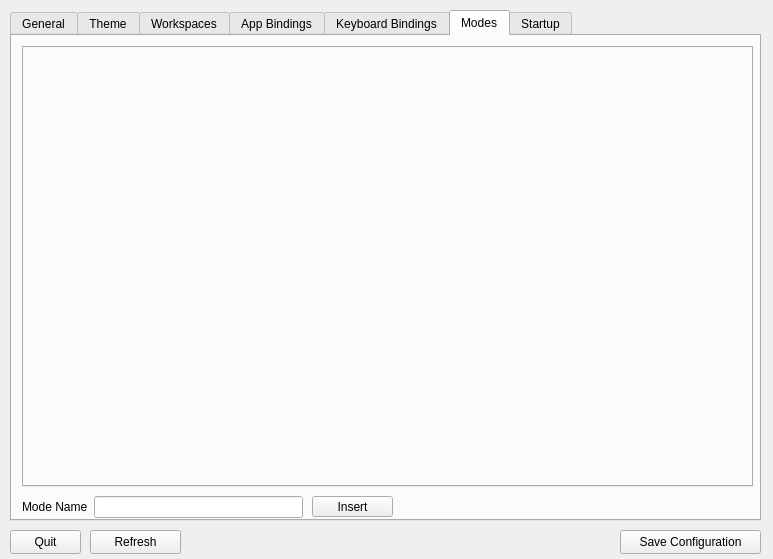
<?xml version="1.0" encoding="UTF-8"?>
<ui version="4.0">
 <class>MainWindow</class>
 <widget class="QMainWindow" name="MainWindow">
  <property name="windowModality">
   <enum>Qt::ApplicationModal</enum>
  </property>
  <property name="geometry">
   <rect>
    <x>0</x>
    <y>0</y>
    <width>773</width>
    <height>559</height>
   </rect>
  </property>
  <property name="windowTitle">
   <string>i3 Manager</string>
  </property>
  <widget class="QWidget" name="centralwidget">
   <widget class="QTabWidget" name="tabWidget">
    <property name="geometry">
     <rect>
      <x>10</x>
      <y>10</y>
      <width>751</width>
      <height>511</height>
     </rect>
    </property>
    <property name="currentIndex">
     <number>5</number>
    </property>
    <widget class="QWidget" name="tab">
     <attribute name="title">
      <string>General</string>
     </attribute>
     <widget class="QWidget" name="formLayoutWidget">
      <property name="geometry">
       <rect>
        <x>10</x>
        <y>340</y>
        <width>731</width>
        <height>141</height>
       </rect>
      </property>
      <layout class="QFormLayout" name="formLayout">
       <property name="fieldGrowthPolicy">
        <enum>QFormLayout::AllNonFixedFieldsGrow</enum>
       </property>
       <item row="1" column="1">
        <widget class="QComboBox" name="modKey">
         <item>
          <property name="text">
           <string>Alt</string>
          </property>
         </item>
         <item>
          <property name="text">
           <string>Super</string>
          </property>
         </item>
         <item>
          <property name="text">
           <string>CTRL</string>
          </property>
         </item>
         <item>
          <property name="text">
           <string>Shift</string>
          </property>
         </item>
        </widget>
       </item>
       <item row="1" column="0">
        <widget class="QLabel" name="label">
         <property name="text">
          <string>Modifier Key</string>
         </property>
        </widget>
       </item>
       <item row="2" column="0">
        <widget class="QLabel" name="label_2">
         <property name="text">
          <string>Floating Modifier</string>
         </property>
        </widget>
       </item>
       <item row="2" column="1">
        <widget class="QComboBox" name="floatingKey">
         <item>
          <property name="text">
           <string>Alt</string>
          </property>
         </item>
         <item>
          <property name="text">
           <string>Super</string>
          </property>
         </item>
         <item>
          <property name="text">
           <string>CTRL</string>
          </property>
         </item>
         <item>
          <property name="text">
           <string>Shift</string>
          </property>
         </item>
        </widget>
       </item>
       <item row="3" column="0">
        <widget class="QLabel" name="label_3">
         <property name="text">
          <string>Default Orientation</string>
         </property>
        </widget>
       </item>
       <item row="3" column="1">
        <widget class="QComboBox" name="orientation">
         <item>
          <property name="text">
           <string>Horizontal</string>
          </property>
         </item>
         <item>
          <property name="text">
           <string>Vertical</string>
          </property>
         </item>
         <item>
          <property name="text">
           <string>Auto</string>
          </property>
         </item>
        </widget>
       </item>
       <item row="4" column="0">
        <widget class="QLabel" name="label_4">
         <property name="text">
          <string>Workspace Layout</string>
         </property>
        </widget>
       </item>
       <item row="4" column="1">
        <widget class="QComboBox" name="workspaceLayout">
         <item>
          <property name="text">
           <string>Default</string>
          </property>
         </item>
         <item>
          <property name="text">
           <string>Tabbed</string>
          </property>
         </item>
         <item>
          <property name="text">
           <string>Stacking</string>
          </property>
         </item>
        </widget>
       </item>
       <item row="5" column="0">
        <widget class="QLabel" name="label_5">
         <property name="text">
          <string>Hide Edge Borders</string>
         </property>
        </widget>
       </item>
       <item row="5" column="1">
        <widget class="QComboBox" name="borders">
         <item>
          <property name="text">
           <string>None</string>
          </property>
         </item>
         <item>
          <property name="text">
           <string>Vertical</string>
          </property>
         </item>
         <item>
          <property name="text">
           <string>Horizontal</string>
          </property>
         </item>
         <item>
          <property name="text">
           <string>Both</string>
          </property>
         </item>
         <item>
          <property name="text">
           <string>Smart</string>
          </property>
         </item>
        </widget>
       </item>
      </layout>
     </widget>
     <widget class="QTextBrowser" name="textBrowser">
      <property name="geometry">
       <rect>
        <x>10</x>
        <y>10</y>
        <width>731</width>
        <height>321</height>
       </rect>
      </property>
      <property name="styleSheet">
       <string notr="true">background: transparent;</string>
      </property>
      <property name="html">
       <string>&lt;!DOCTYPE HTML PUBLIC &quot;-//W3C//DTD HTML 4.0//EN&quot; &quot;http://www.w3.org/TR/REC-html40/strict.dtd&quot;&gt;
&lt;html&gt;&lt;head&gt;&lt;meta name=&quot;qrichtext&quot; content=&quot;1&quot; /&gt;&lt;style type=&quot;text/css&quot;&gt;
p, li { white-space: pre-wrap; }
&lt;/style&gt;&lt;/head&gt;&lt;body style=&quot; font-family:'Sans Serif'; font-size:9pt; font-weight:400; font-style:normal;&quot;&gt;
&lt;p align=&quot;center&quot; style=&quot; margin-top:0px; margin-bottom:0px; margin-left:0px; margin-right:0px; -qt-block-indent:0; text-indent:0px;&quot;&gt;&lt;span style=&quot; font-size:48pt;&quot;&gt;i3 Manager&lt;/span&gt;&lt;/p&gt;
&lt;p style=&quot;-qt-paragraph-type:empty; margin-top:0px; margin-bottom:0px; margin-left:0px; margin-right:0px; -qt-block-indent:0; text-indent:0px;&quot;&gt;&lt;br /&gt;&lt;/p&gt;
&lt;p align=&quot;center&quot; style=&quot; margin-top:0px; margin-bottom:0px; margin-left:0px; margin-right:0px; -qt-block-indent:0; text-indent:0px;&quot;&gt;Author: Eray Aydın &amp;lt;eray@labkod.com&amp;gt; (https://erayaydin.github.io)&lt;/p&gt;&lt;/body&gt;&lt;/html&gt;</string>
      </property>
     </widget>
    </widget>
    <widget class="QWidget" name="tab_2">
     <attribute name="title">
      <string>Theme</string>
     </attribute>
     <widget class="QGroupBox" name="groupBox">
      <property name="geometry">
       <rect>
        <x>10</x>
        <y>10</y>
        <width>721</width>
        <height>171</height>
       </rect>
      </property>
      <property name="title">
       <string>Window Decoration</string>
      </property>
      <widget class="QLabel" name="label_6">
       <property name="geometry">
        <rect>
         <x>10</x>
         <y>40</y>
         <width>111</width>
         <height>20</height>
        </rect>
       </property>
       <property name="text">
        <string>Focused</string>
       </property>
      </widget>
      <widget class="QLineEdit" name="windowFocusIndicator">
       <property name="geometry">
        <rect>
         <x>520</x>
         <y>40</y>
         <width>121</width>
         <height>20</height>
        </rect>
       </property>
      </widget>
      <widget class="QLineEdit" name="windowFocusBorder">
       <property name="geometry">
        <rect>
         <x>130</x>
         <y>40</y>
         <width>121</width>
         <height>20</height>
        </rect>
       </property>
      </widget>
      <widget class="QLineEdit" name="windowFocusBackground">
       <property name="geometry">
        <rect>
         <x>260</x>
         <y>40</y>
         <width>121</width>
         <height>20</height>
        </rect>
       </property>
      </widget>
      <widget class="QLineEdit" name="windowFocusText">
       <property name="geometry">
        <rect>
         <x>390</x>
         <y>40</y>
         <width>121</width>
         <height>20</height>
        </rect>
       </property>
      </widget>
      <widget class="QLabel" name="label_7">
       <property name="geometry">
        <rect>
         <x>10</x>
         <y>70</y>
         <width>111</width>
         <height>20</height>
        </rect>
       </property>
       <property name="text">
        <string>Unfocused</string>
       </property>
      </widget>
      <widget class="QLabel" name="label_8">
       <property name="geometry">
        <rect>
         <x>10</x>
         <y>100</y>
         <width>111</width>
         <height>20</height>
        </rect>
       </property>
       <property name="text">
        <string>Focused Inactive</string>
       </property>
      </widget>
      <widget class="QLabel" name="label_9">
       <property name="geometry">
        <rect>
         <x>10</x>
         <y>130</y>
         <width>111</width>
         <height>20</height>
        </rect>
       </property>
       <property name="text">
        <string>Urgent</string>
       </property>
      </widget>
      <widget class="QLineEdit" name="windowUnfocusBorder">
       <property name="geometry">
        <rect>
         <x>130</x>
         <y>70</y>
         <width>121</width>
         <height>20</height>
        </rect>
       </property>
      </widget>
      <widget class="QLineEdit" name="windowUnfocusText">
       <property name="geometry">
        <rect>
         <x>390</x>
         <y>70</y>
         <width>121</width>
         <height>20</height>
        </rect>
       </property>
      </widget>
      <widget class="QLineEdit" name="windowUnfocusIndicator">
       <property name="geometry">
        <rect>
         <x>520</x>
         <y>70</y>
         <width>121</width>
         <height>20</height>
        </rect>
       </property>
      </widget>
      <widget class="QLineEdit" name="windowUnfocusBackground">
       <property name="geometry">
        <rect>
         <x>260</x>
         <y>70</y>
         <width>121</width>
         <height>20</height>
        </rect>
       </property>
      </widget>
      <widget class="QLineEdit" name="windowInactiveBorder">
       <property name="geometry">
        <rect>
         <x>130</x>
         <y>100</y>
         <width>121</width>
         <height>20</height>
        </rect>
       </property>
      </widget>
      <widget class="QLineEdit" name="windowInactiveText">
       <property name="geometry">
        <rect>
         <x>390</x>
         <y>100</y>
         <width>121</width>
         <height>20</height>
        </rect>
       </property>
      </widget>
      <widget class="QLineEdit" name="windowInactiveIndicator">
       <property name="geometry">
        <rect>
         <x>520</x>
         <y>100</y>
         <width>121</width>
         <height>20</height>
        </rect>
       </property>
      </widget>
      <widget class="QLineEdit" name="windowInactiveBackground">
       <property name="geometry">
        <rect>
         <x>260</x>
         <y>100</y>
         <width>121</width>
         <height>20</height>
        </rect>
       </property>
      </widget>
      <widget class="QLineEdit" name="windowUrgentBorder">
       <property name="geometry">
        <rect>
         <x>130</x>
         <y>130</y>
         <width>121</width>
         <height>20</height>
        </rect>
       </property>
      </widget>
      <widget class="QLineEdit" name="windowUrgentText">
       <property name="geometry">
        <rect>
         <x>390</x>
         <y>130</y>
         <width>121</width>
         <height>20</height>
        </rect>
       </property>
      </widget>
      <widget class="QLineEdit" name="windowUrgentIndicator">
       <property name="geometry">
        <rect>
         <x>520</x>
         <y>130</y>
         <width>121</width>
         <height>20</height>
        </rect>
       </property>
      </widget>
      <widget class="QLineEdit" name="windowUrgentBackground">
       <property name="geometry">
        <rect>
         <x>260</x>
         <y>130</y>
         <width>121</width>
         <height>20</height>
        </rect>
       </property>
      </widget>
      <widget class="QLabel" name="label_10">
       <property name="geometry">
        <rect>
         <x>130</x>
         <y>20</y>
         <width>121</width>
         <height>16</height>
        </rect>
       </property>
       <property name="text">
        <string>Border Color</string>
       </property>
      </widget>
      <widget class="QLabel" name="label_11">
       <property name="geometry">
        <rect>
         <x>260</x>
         <y>20</y>
         <width>121</width>
         <height>16</height>
        </rect>
       </property>
       <property name="text">
        <string>Background</string>
       </property>
      </widget>
      <widget class="QLabel" name="label_12">
       <property name="geometry">
        <rect>
         <x>390</x>
         <y>20</y>
         <width>121</width>
         <height>16</height>
        </rect>
       </property>
       <property name="text">
        <string>Text Color</string>
       </property>
      </widget>
      <widget class="QLabel" name="label_13">
       <property name="geometry">
        <rect>
         <x>520</x>
         <y>20</y>
         <width>121</width>
         <height>16</height>
        </rect>
       </property>
       <property name="text">
        <string>Indicator</string>
       </property>
      </widget>
     </widget>
     <widget class="QGroupBox" name="groupBox_2">
      <property name="geometry">
       <rect>
        <x>10</x>
        <y>190</y>
        <width>721</width>
        <height>281</height>
       </rect>
      </property>
      <property name="title">
       <string>i3 Bar</string>
      </property>
      <widget class="QWidget" name="formLayoutWidget_2">
       <property name="geometry">
        <rect>
         <x>10</x>
         <y>20</y>
         <width>701</width>
         <height>81</height>
        </rect>
       </property>
       <layout class="QFormLayout" name="formLayout_2">
        <item row="0" column="0">
         <widget class="QLabel" name="label_14">
          <property name="text">
           <string>Background</string>
          </property>
         </widget>
        </item>
        <item row="0" column="1">
         <widget class="QLineEdit" name="barBackground"/>
        </item>
        <item row="1" column="0">
         <widget class="QLabel" name="label_15">
          <property name="text">
           <string>Status Line Text Color</string>
          </property>
         </widget>
        </item>
        <item row="1" column="1">
         <widget class="QLineEdit" name="barStatus"/>
        </item>
        <item row="2" column="0">
         <widget class="QLabel" name="label_16">
          <property name="text">
           <string>Bar Separator Text Color</string>
          </property>
         </widget>
        </item>
        <item row="2" column="1">
         <widget class="QLineEdit" name="barSeparator"/>
        </item>
       </layout>
      </widget>
      <widget class="QLineEdit" name="barActiveBackground">
       <property name="geometry">
        <rect>
         <x>290</x>
         <y>160</y>
         <width>121</width>
         <height>20</height>
        </rect>
       </property>
      </widget>
      <widget class="QLabel" name="label_21">
       <property name="geometry">
        <rect>
         <x>20</x>
         <y>220</y>
         <width>131</width>
         <height>20</height>
        </rect>
       </property>
       <property name="text">
        <string>Urgent Workspace</string>
       </property>
      </widget>
      <widget class="QLineEdit" name="barFocusBackground">
       <property name="geometry">
        <rect>
         <x>290</x>
         <y>130</y>
         <width>121</width>
         <height>20</height>
        </rect>
       </property>
      </widget>
      <widget class="QLineEdit" name="barActiveBorder">
       <property name="geometry">
        <rect>
         <x>160</x>
         <y>160</y>
         <width>121</width>
         <height>20</height>
        </rect>
       </property>
      </widget>
      <widget class="QLabel" name="label_18">
       <property name="geometry">
        <rect>
         <x>20</x>
         <y>130</y>
         <width>131</width>
         <height>20</height>
        </rect>
       </property>
       <property name="text">
        <string>Focused Workspace</string>
       </property>
      </widget>
      <widget class="QLineEdit" name="barFocusBorder">
       <property name="geometry">
        <rect>
         <x>160</x>
         <y>130</y>
         <width>121</width>
         <height>20</height>
        </rect>
       </property>
      </widget>
      <widget class="QLineEdit" name="barUrgentText">
       <property name="geometry">
        <rect>
         <x>420</x>
         <y>220</y>
         <width>121</width>
         <height>20</height>
        </rect>
       </property>
      </widget>
      <widget class="QLineEdit" name="barUrgentBackground">
       <property name="geometry">
        <rect>
         <x>290</x>
         <y>220</y>
         <width>121</width>
         <height>20</height>
        </rect>
       </property>
      </widget>
      <widget class="QLineEdit" name="barUrgentBorder">
       <property name="geometry">
        <rect>
         <x>160</x>
         <y>220</y>
         <width>121</width>
         <height>20</height>
        </rect>
       </property>
      </widget>
      <widget class="QLabel" name="label_17">
       <property name="geometry">
        <rect>
         <x>160</x>
         <y>110</y>
         <width>121</width>
         <height>16</height>
        </rect>
       </property>
       <property name="text">
        <string>Border Color</string>
       </property>
      </widget>
      <widget class="QLineEdit" name="barInactiveBorder">
       <property name="geometry">
        <rect>
         <x>160</x>
         <y>190</y>
         <width>121</width>
         <height>20</height>
        </rect>
       </property>
      </widget>
      <widget class="QLineEdit" name="barInactiveText">
       <property name="geometry">
        <rect>
         <x>420</x>
         <y>190</y>
         <width>121</width>
         <height>20</height>
        </rect>
       </property>
      </widget>
      <widget class="QLineEdit" name="barActiveText">
       <property name="geometry">
        <rect>
         <x>420</x>
         <y>160</y>
         <width>121</width>
         <height>20</height>
        </rect>
       </property>
      </widget>
      <widget class="QLabel" name="label_22">
       <property name="geometry">
        <rect>
         <x>430</x>
         <y>110</y>
         <width>121</width>
         <height>16</height>
        </rect>
       </property>
       <property name="text">
        <string>Text Color</string>
       </property>
      </widget>
      <widget class="QLabel" name="label_23">
       <property name="geometry">
        <rect>
         <x>20</x>
         <y>190</y>
         <width>131</width>
         <height>20</height>
        </rect>
       </property>
       <property name="text">
        <string>Inactive Workspace</string>
       </property>
      </widget>
      <widget class="QLineEdit" name="barInactiveBackground">
       <property name="geometry">
        <rect>
         <x>290</x>
         <y>190</y>
         <width>121</width>
         <height>20</height>
        </rect>
       </property>
      </widget>
      <widget class="QLineEdit" name="barFocusText">
       <property name="geometry">
        <rect>
         <x>420</x>
         <y>130</y>
         <width>121</width>
         <height>20</height>
        </rect>
       </property>
      </widget>
      <widget class="QLabel" name="label_24">
       <property name="geometry">
        <rect>
         <x>20</x>
         <y>160</y>
         <width>131</width>
         <height>20</height>
        </rect>
       </property>
       <property name="text">
        <string>Active Workspace</string>
       </property>
      </widget>
      <widget class="QLabel" name="label_19">
       <property name="geometry">
        <rect>
         <x>290</x>
         <y>110</y>
         <width>121</width>
         <height>16</height>
        </rect>
       </property>
       <property name="text">
        <string>Background</string>
       </property>
      </widget>
      <widget class="QLabel" name="label_25">
       <property name="geometry">
        <rect>
         <x>20</x>
         <y>250</y>
         <width>131</width>
         <height>20</height>
        </rect>
       </property>
       <property name="text">
        <string>Mode</string>
       </property>
      </widget>
      <widget class="QLineEdit" name="barModeBorder">
       <property name="geometry">
        <rect>
         <x>160</x>
         <y>250</y>
         <width>121</width>
         <height>20</height>
        </rect>
       </property>
      </widget>
      <widget class="QLineEdit" name="barModeBackground">
       <property name="geometry">
        <rect>
         <x>290</x>
         <y>250</y>
         <width>121</width>
         <height>20</height>
        </rect>
       </property>
      </widget>
      <widget class="QLineEdit" name="barModeText">
       <property name="geometry">
        <rect>
         <x>420</x>
         <y>250</y>
         <width>121</width>
         <height>20</height>
        </rect>
       </property>
      </widget>
     </widget>
    </widget>
    <widget class="QWidget" name="tab_3">
     <attribute name="title">
      <string>Workspaces</string>
     </attribute>
     <widget class="QTableWidget" name="workspacesTable">
      <property name="geometry">
       <rect>
        <x>10</x>
        <y>10</y>
        <width>731</width>
        <height>441</height>
       </rect>
      </property>
      <property name="showDropIndicator" stdset="0">
       <bool>false</bool>
      </property>
      <property name="selectionMode">
       <enum>QAbstractItemView::SingleSelection</enum>
      </property>
      <property name="selectionBehavior">
       <enum>QAbstractItemView::SelectRows</enum>
      </property>
      <column>
       <property name="text">
        <string>Workspace Name</string>
       </property>
      </column>
      <column>
       <property name="text">
        <string>Remove</string>
       </property>
      </column>
     </widget>
     <widget class="QWidget" name="formLayoutWidget_5">
      <property name="geometry">
       <rect>
        <x>10</x>
        <y>460</y>
        <width>281</width>
        <height>22</height>
       </rect>
      </property>
      <layout class="QFormLayout" name="formLayout_10">
       <item row="0" column="0">
        <widget class="QLabel" name="label_36">
         <property name="text">
          <string>Workspace Name</string>
         </property>
        </widget>
       </item>
       <item row="0" column="1">
        <widget class="QLineEdit" name="workspaceName"/>
       </item>
      </layout>
     </widget>
     <widget class="QPushButton" name="btnInsertWorkspace">
      <property name="geometry">
       <rect>
        <x>660</x>
        <y>460</y>
        <width>81</width>
        <height>21</height>
       </rect>
      </property>
      <property name="text">
       <string>Insert</string>
      </property>
     </widget>
    </widget>
    <widget class="QWidget" name="tab_4">
     <attribute name="title">
      <string>App Bindings</string>
     </attribute>
     <widget class="QTableWidget" name="appsTable">
      <property name="geometry">
       <rect>
        <x>10</x>
        <y>10</y>
        <width>731</width>
        <height>401</height>
       </rect>
      </property>
      <column>
       <property name="text">
        <string>Application</string>
       </property>
      </column>
      <column>
       <property name="text">
        <string>Class</string>
       </property>
      </column>
      <column>
       <property name="text">
        <string>Start Hotkey</string>
       </property>
      </column>
      <column>
       <property name="text">
        <string>Target Workspace</string>
       </property>
      </column>
      <column>
       <property name="text">
        <string>Floating</string>
       </property>
      </column>
      <column>
       <property name="text">
        <string>Move</string>
       </property>
      </column>
      <column>
       <property name="text">
        <string>Remove</string>
       </property>
      </column>
     </widget>
     <widget class="QWidget" name="formLayoutWidget_6">
      <property name="geometry">
       <rect>
        <x>10</x>
        <y>420</y>
        <width>191</width>
        <height>51</height>
       </rect>
      </property>
      <layout class="QFormLayout" name="formLayout_6">
       <item row="0" column="0">
        <widget class="QLabel" name="label_28">
         <property name="text">
          <string>Application</string>
         </property>
        </widget>
       </item>
       <item row="0" column="1">
        <widget class="QLineEdit" name="appName"/>
       </item>
       <item row="1" column="0">
        <widget class="QLabel" name="label_27">
         <property name="text">
          <string>Class</string>
         </property>
        </widget>
       </item>
       <item row="1" column="1">
        <widget class="QLineEdit" name="appClass"/>
       </item>
      </layout>
     </widget>
     <widget class="QPushButton" name="pushButton_5">
      <property name="geometry">
       <rect>
        <x>680</x>
        <y>420</y>
        <width>61</width>
        <height>51</height>
       </rect>
      </property>
      <property name="text">
       <string>Insert</string>
      </property>
     </widget>
     <widget class="QWidget" name="formLayoutWidget_7">
      <property name="geometry">
       <rect>
        <x>210</x>
        <y>420</y>
        <width>251</width>
        <height>51</height>
       </rect>
      </property>
      <layout class="QFormLayout" name="formLayout_7">
       <item row="0" column="0">
        <widget class="QLabel" name="label_29">
         <property name="text">
          <string>Start Hotkey</string>
         </property>
        </widget>
       </item>
       <item row="0" column="1">
        <widget class="QLineEdit" name="appHotkey"/>
       </item>
       <item row="1" column="0">
        <widget class="QLabel" name="label_32">
         <property name="text">
          <string>Target Workspace</string>
         </property>
        </widget>
       </item>
       <item row="1" column="1">
        <widget class="QComboBox" name="appWorkspace"/>
       </item>
      </layout>
     </widget>
     <widget class="QWidget" name="formLayoutWidget_8">
      <property name="geometry">
       <rect>
        <x>470</x>
        <y>420</y>
        <width>200</width>
        <height>51</height>
       </rect>
      </property>
      <layout class="QFormLayout" name="formLayout_9">
       <item row="0" column="0">
        <widget class="QLabel" name="label_33">
         <property name="text">
          <string>Floating</string>
         </property>
        </widget>
       </item>
       <item row="1" column="0">
        <widget class="QLabel" name="label_34">
         <property name="text">
          <string>Move</string>
         </property>
        </widget>
       </item>
       <item row="1" column="1">
        <widget class="QComboBox" name="appMove">
         <item>
          <property name="text">
           <string>None</string>
          </property>
         </item>
         <item>
          <property name="text">
           <string>Force Move Center</string>
          </property>
         </item>
        </widget>
       </item>
       <item row="0" column="1">
        <widget class="QComboBox" name="appFloating">
         <item>
          <property name="text">
           <string>None</string>
          </property>
         </item>
         <item>
          <property name="text">
           <string>Force Enable</string>
          </property>
         </item>
         <item>
          <property name="text">
           <string>Force Disable</string>
          </property>
         </item>
        </widget>
       </item>
      </layout>
     </widget>
    </widget>
    <widget class="QWidget" name="tab_6">
     <attribute name="title">
      <string>Keyboard Bindings</string>
     </attribute>
     <widget class="QTableWidget" name="keyboardTable">
      <property name="geometry">
       <rect>
        <x>10</x>
        <y>10</y>
        <width>731</width>
        <height>431</height>
       </rect>
      </property>
      <column>
       <property name="text">
        <string>Hotkey</string>
       </property>
      </column>
      <column>
       <property name="text">
        <string>Action</string>
       </property>
      </column>
      <column>
       <property name="text">
        <string>Remove</string>
       </property>
      </column>
     </widget>
     <widget class="QWidget" name="formLayoutWidget_3">
      <property name="geometry">
       <rect>
        <x>10</x>
        <y>450</y>
        <width>211</width>
        <height>22</height>
       </rect>
      </property>
      <layout class="QFormLayout" name="formLayout_3">
       <item row="0" column="0">
        <widget class="QLabel" name="label_20">
         <property name="text">
          <string>Hotkey</string>
         </property>
        </widget>
       </item>
       <item row="0" column="1">
        <widget class="QLineEdit" name="keyboardHotkey"/>
       </item>
      </layout>
     </widget>
     <widget class="QWidget" name="formLayoutWidget_4">
      <property name="geometry">
       <rect>
        <x>230</x>
        <y>450</y>
        <width>421</width>
        <height>22</height>
       </rect>
      </property>
      <layout class="QFormLayout" name="formLayout_4">
       <property name="fieldGrowthPolicy">
        <enum>QFormLayout::AllNonFixedFieldsGrow</enum>
       </property>
       <item row="0" column="1">
        <widget class="QLineEdit" name="keyboardAction"/>
       </item>
       <item row="0" column="0">
        <widget class="QLabel" name="label_26">
         <property name="text">
          <string>Action</string>
         </property>
        </widget>
       </item>
      </layout>
     </widget>
     <widget class="QPushButton" name="btnKeyboardInsert">
      <property name="geometry">
       <rect>
        <x>660</x>
        <y>450</y>
        <width>81</width>
        <height>21</height>
       </rect>
      </property>
      <property name="text">
       <string>Insert</string>
      </property>
     </widget>
    </widget>
    <widget class="QWidget" name="tab_7">
     <attribute name="title">
      <string>Modes</string>
     </attribute>
     <widget class="QTabWidget" name="modesTab">
      <property name="geometry">
       <rect>
        <x>10</x>
        <y>10</y>
        <width>731</width>
        <height>441</height>
       </rect>
      </property>
     </widget>
     <widget class="QPushButton" name="btnModeInsert">
      <property name="geometry">
       <rect>
        <x>300</x>
        <y>460</y>
        <width>81</width>
        <height>21</height>
       </rect>
      </property>
      <property name="text">
       <string>Insert</string>
      </property>
     </widget>
     <widget class="QWidget" name="formLayoutWidget_11">
      <property name="geometry">
       <rect>
        <x>10</x>
        <y>460</y>
        <width>281</width>
        <height>22</height>
       </rect>
      </property>
      <layout class="QFormLayout" name="formLayout_13">
       <item row="0" column="0">
        <widget class="QLabel" name="label_39">
         <property name="text">
          <string>Mode Name</string>
         </property>
        </widget>
       </item>
       <item row="0" column="1">
        <widget class="QLineEdit" name="modeName"/>
       </item>
      </layout>
     </widget>
    </widget>
    <widget class="QWidget" name="tab_8">
     <attribute name="title">
      <string>Startup</string>
     </attribute>
     <widget class="QTableWidget" name="startupTable">
      <property name="geometry">
       <rect>
        <x>10</x>
        <y>10</y>
        <width>731</width>
        <height>441</height>
       </rect>
      </property>
      <property name="showDropIndicator" stdset="0">
       <bool>false</bool>
      </property>
      <property name="selectionMode">
       <enum>QAbstractItemView::SingleSelection</enum>
      </property>
      <property name="selectionBehavior">
       <enum>QAbstractItemView::SelectRows</enum>
      </property>
      <column>
       <property name="text">
        <string>Command</string>
       </property>
      </column>
      <column>
       <property name="text">
        <string>Remove</string>
       </property>
      </column>
     </widget>
     <widget class="QPushButton" name="btnStartupInsert">
      <property name="geometry">
       <rect>
        <x>660</x>
        <y>460</y>
        <width>81</width>
        <height>21</height>
       </rect>
      </property>
      <property name="text">
       <string>Insert</string>
      </property>
     </widget>
     <widget class="QWidget" name="formLayoutWidget_12">
      <property name="geometry">
       <rect>
        <x>10</x>
        <y>460</y>
        <width>281</width>
        <height>22</height>
       </rect>
      </property>
      <layout class="QFormLayout" name="formLayout_14">
       <item row="0" column="0">
        <widget class="QLabel" name="label_40">
         <property name="text">
          <string>Command</string>
         </property>
        </widget>
       </item>
       <item row="0" column="1">
        <widget class="QLineEdit" name="startupCommand"/>
       </item>
      </layout>
     </widget>
    </widget>
   </widget>
   <widget class="QPushButton" name="btnSave">
    <property name="geometry">
     <rect>
      <x>620</x>
      <y>530</y>
      <width>141</width>
      <height>24</height>
     </rect>
    </property>
    <property name="text">
     <string>Save Configuration</string>
    </property>
   </widget>
   <widget class="QPushButton" name="btnRefresh">
    <property name="geometry">
     <rect>
      <x>90</x>
      <y>530</y>
      <width>91</width>
      <height>24</height>
     </rect>
    </property>
    <property name="text">
     <string>Refresh</string>
    </property>
   </widget>
   <widget class="QPushButton" name="btnQuit">
    <property name="geometry">
     <rect>
      <x>10</x>
      <y>530</y>
      <width>71</width>
      <height>24</height>
     </rect>
    </property>
    <property name="text">
     <string>Quit</string>
    </property>
   </widget>
  </widget>
 </widget>
 <resources/>
 <connections/>
</ui>
